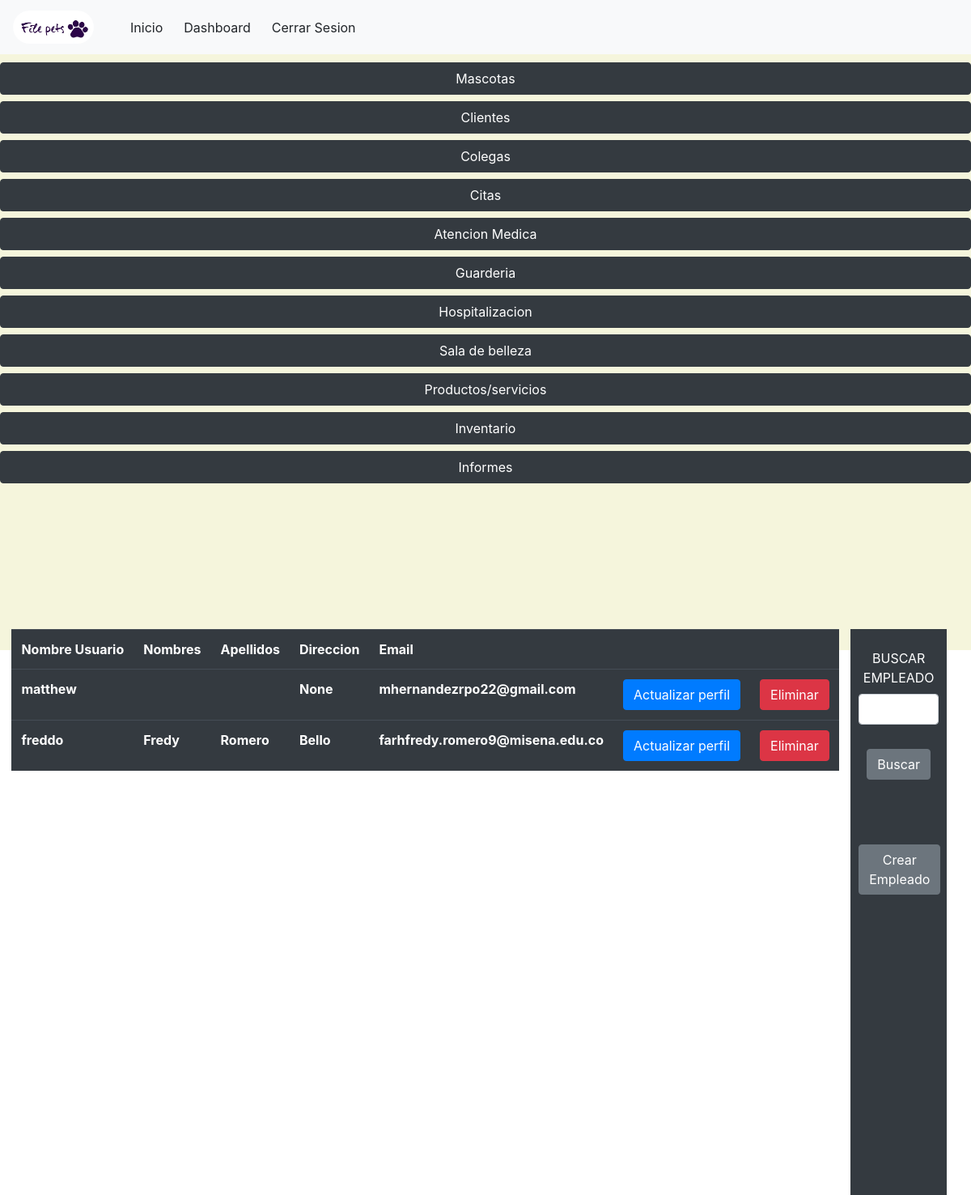
Page /ver/empleados (signed in) on the earlier database version.
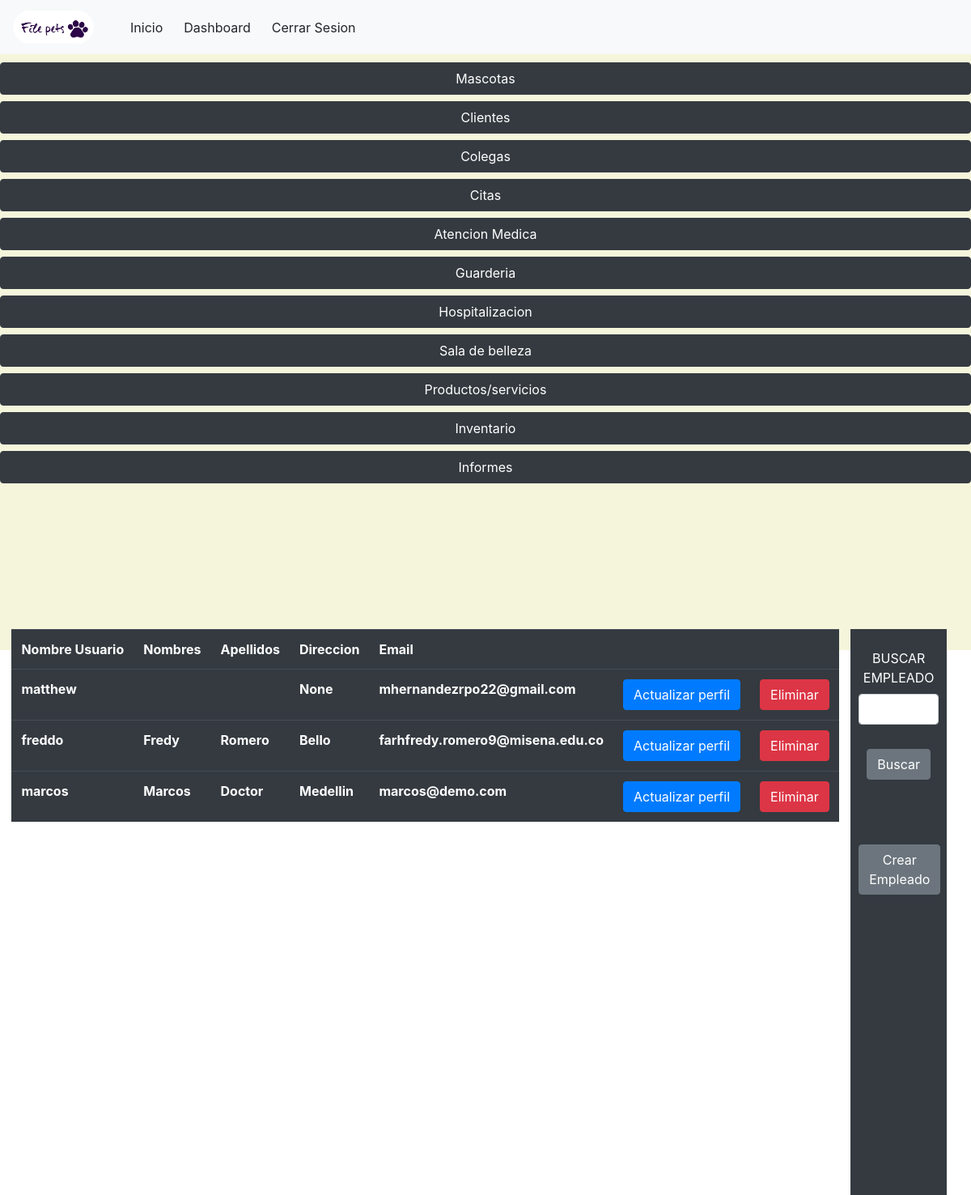
Same page on the later database version.
### veterinary/models.py (models this page shows, shortened)
class User(AbstractUser):
    direccion = models.CharField(max_length=50,blank=True, null= True)
    veterinary = models.ForeignKey(Veterinary, on_delete=models.PROTECT,null=True,blank=True)
    is_doctor = models.BooleanField(default=False)

### veterinary/views.py (the view)
# urls.py: path("ver/empleados",views.detailEmployee,name='detailEmployee'),
@login_required(login_url='login')
def detailEmployee(request):
    if request.method =='POST':
        employee = User.objects.filter(name__contains = request.POST.get ('search', ''))
    else:
        employee = User.objects.all()
    context = {'employees':employee}
    return render (request, 'veterinary/detailEmployee.html', context)

### templates/veterinary/detailEmployee.html (shortened to what this page needs)
{% extends 'layout/base.html' %}
{% block 'style' %}
{% load static %}
<link rel="stylesheet" href="{% static 'css/estilo.css' %}">
{% endblock %}
{% block 'header' %}
{% include 'layout/partials/headerbase.html' %}
{% endblock %}
{% block 'content' %}
<div class="left-menu">
  <div class="caja1">
    {% include 'layout/partials/leftmenu.html' %}
  </div>
  <div class="caja2">
    <div style="width: 80%; background-color: rgb(52,58,64);color:white; text-align: center;padding-left: 10px;padding-right: 10px;">
        <form action="" method="POST" style="margin-top:3vh ;">
            <label >BUSCAR EMPLEADO</label>
            <input type="text" class="form-control" name="search">
            <input type="submit" class="btn btn-secondary" value="Buscar" style="margin-top: 30px ;">
        </form>
        <a href=" {% url 'registerEmployee' %}" class="btn btn-secondary" style="margin-top: 10vh;">Crear Empleado</a>
    </div>
  </div>
  <div class="caja3">
    <div>
        <table class="table table-dark">
            <tr>
                <th>Nombre Usuario</th>
                <th>Nombres</th>
                <th>Apellidos</th>
                <th>Direccion</th>
                <th>Email</th>
                <th></th>
                <th></th>
              </tr>
        {% for employee in employees %}
            <tr>
                <th>{{employee.username}}</th>
                <th>{{employee.first_name}}</th>
                <th>{{employee.last_name}}</th>
                <th>{{employee.direccion}}</th>
                <th>{{employee.email}}</th>
                <th><a href="{% url 'updateEmployee' id=employee.id %}" class="btn btn-primary">Actualizar perfil</a></th>
                <th><button onclick = "borrar('{{employee.id}}')" class="btn btn-danger">Eliminar</button></th>
        {% endfor %}
        </table>
    </div>
  </div>
</div>
{% endblock %}

### templates/layout/base.html (shortened to what this page needs)
{% load static %}
<!DOCTYPE html>
<html lang="es">
<head>
    <link rel="stylesheet" href="{% static 'css/bootstrap.min.css' %}">
    {% block 'style' %}{% endblock  %}
</head>
<body>
<header>
    {% block 'header' %}{% endblock  %}
</header>
<main>
{% block 'content' %}{% endblock  %}
</main>
</body>
</html>

### templates/layout/partials/headerbase.html (shortened to what this page needs)
{% load static %}
<header>
    <nav class="navbar navbar-expand-sm navbar-light bg-light">
      <a class="navbar-brand" href="#">
        <img src="{% static 'img/logo.webp' %}" alt="Avatar Logo" style="width:100px;"
          class="rounded-pill">
      </a>
      {% if request.user.is_authenticated %}
      <div class="collapse navbar-collapse" id="opciones">
        <ul class="navbar-nav">
          <li class="nav-item">
            <a class="btn btn-online-dark" href="{% url 'index' %}">Inicio</a>
          </li>
          <li class="nav-item">
            <a class="btn btn-online-dark" href="{% url 'home' %}">Dashboard</a>
          </li>
          <li class="nav-item">
            <a class="btn btn-online-dark" href="{% url 'logout' %}">Cerrar Sesion</a>
          </li>
        </ul>
      </div>
      {% endif %}
    </nav>
  </header>

### templates/layout/partials/leftmenu.html
{% load static %}
    <div>
        <div><a class="btn btn-dark flex-div" href="{% url 'detailPet'  %}">Mascotas</a></div>
        <div><a class="btn btn-dark flex-div" href="{% url 'detailClient' %}">Clientes</a></div>
        <div><a class="btn btn-dark flex-div" href="{% url 'detailEmployee' %}">Colegas</a></div>
        <div><a class="btn btn-dark flex-div" href="{% url 'registerDate' %}">Citas</a></div>
        <div><a class="btn btn-dark flex-div">Atencion Medica</a></div>
        <div><a class="btn btn-dark flex-div">Guarderia</a></div>
        <div><a class="btn btn-dark flex-div">Hospitalizacion</a></div>
        <div><a class="btn btn-dark flex-div">Sala de belleza</a></div>
        <div><a class="btn btn-dark flex-div">Productos/servicios</a></div>
        <div><a class="btn btn-dark flex-div">Inventario</a></div>
        <div><a class="btn btn-dark flex-div">Informes</a></div>
    </div>

### static/css/estilo.css (style rules this page uses)
.navbar-nav { margin-left:1rem; margin-right:1rem ; }
.btn-dark { padding: 0.9rem; }
.left-menu { display: flex; flex-wrap: wrap; width: 100vw; height: 92vh; justify-content: space-between; align-content: space-around; background-color: beige; }
.caja1 { margin-top: 10px; display: flex; flex-direction: column; height: 95%; flex-grow: 1; order: 1 ; }
.caja2 { display: flex; height: 95%; align-content: center; justify-content: space-between; flex-grow: 3; order: 3 ; width: 10vw; }
.caja3 { display: flex; height: 95%; justify-content: center; flex-grow: 3; order: 2 ; width: max-content; }
.flex-div { display: flex; flex-direction: column; align-content: center; justify-content: center; margin-bottom: 8px; height: 40px; flex-basis: auto; }

Differences in the rows shown:
added User: username "marcos", first_name "Marcos", last_name "Doctor", direccion "Medellin", email "marcos@demo.com"
